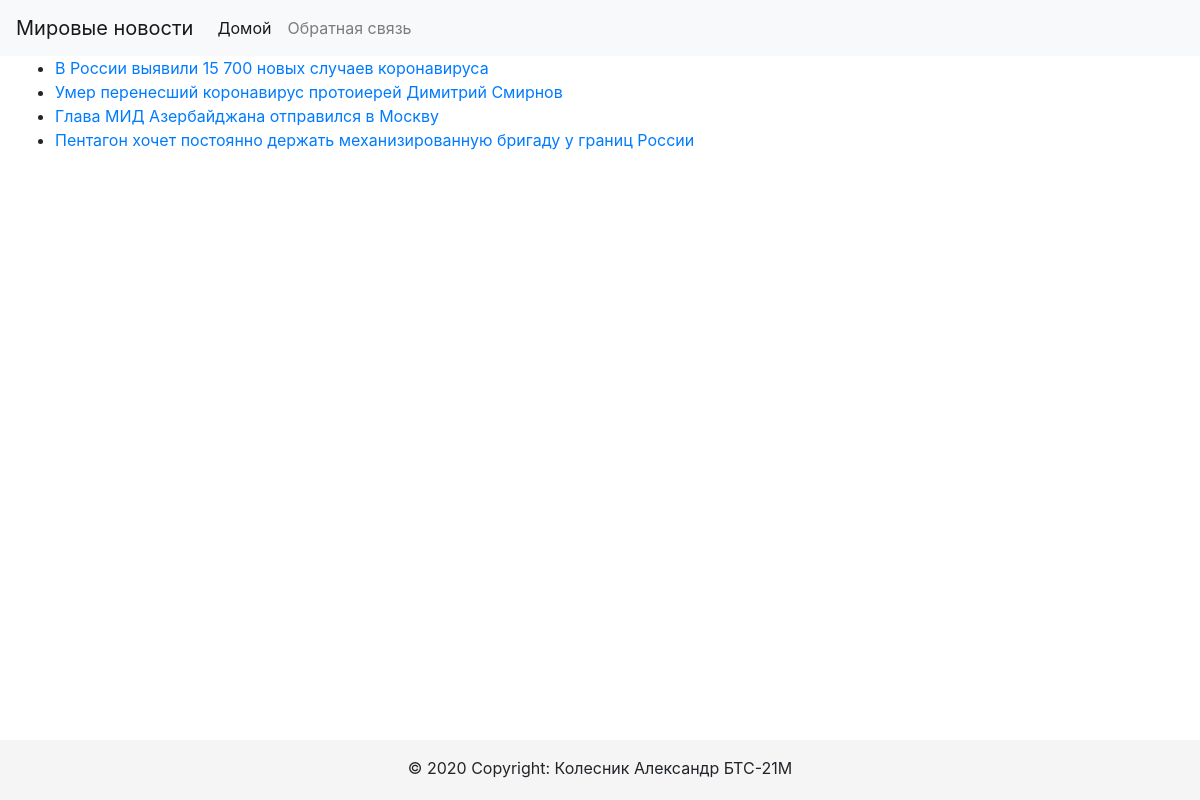
Before: /news/ with the older database file.
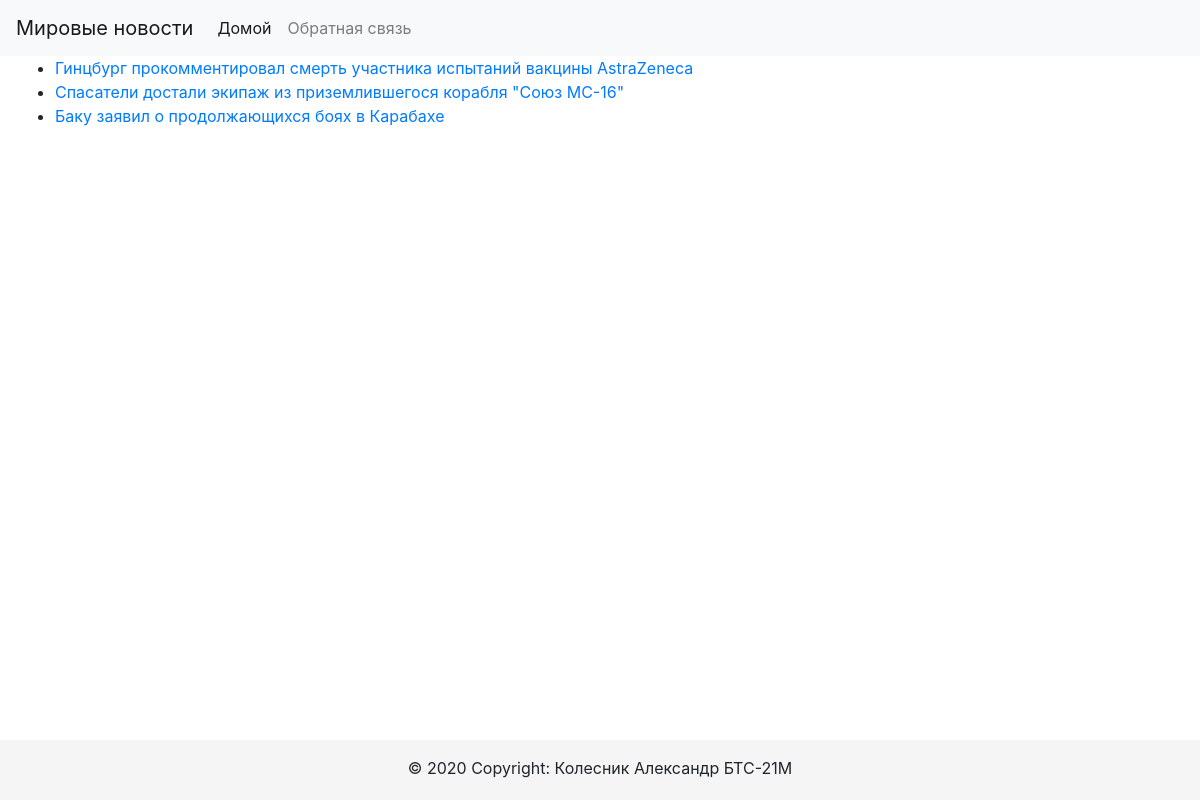
After: the same page with the newer database file.
### news/models.py (models this page shows, shortened)
class News(models.Model):
    title = models.CharField(max_length=100)
    body = models.TextField()
    url = models.CharField(max_length=30, default='test', editable=False)
    date = models.DateField(auto_now_add=True, editable=False)
    def __str__(self):
        return self.title

### news/views.py (the view)
# urls.py: path('', index),
def index(request):
    allNews = News.objects.all()
    context = {
        'news': allNews,
    }
    return render(request, 'index.html', context)

### templates/index.html (shortened to what this page needs)
{% extends "base/base_generic.html" %}
{% block content %}
    <ul>
        {% for new in news %}
            <li> <a href="./{{ new.url}}" >{{ new }}</a></li>
        {% endfor %}
    </ul>
{% endblock %}

### templates/base/base_generic.html (shortened to what this page needs)
<!doctype html>
<html lang="en">
  <head>
    <link rel="stylesheet" href="https://cdn.jsdelivr.net/npm/bootstrap@4.5.3/dist/css/bootstrap.min.css">
    <link rel="stylesheet" href="../../static/css/sticky-footer-navbar.css">
    <link rel="stylesheet" href="../../static/css/main.css">
  </head>
  <body>
    {% include "base/fragments/header.html" %}
    <div class="container-fluid">
        {% block content %}{% endblock %}
    </div>
    {% include "base/fragments/footer.html" %}
  </body>
</html>

### templates/base/fragments/header.html (shortened to what this page needs)
    <nav class="navbar navbar-expand-lg navbar-light bg-light">
      <a class="navbar-brand" href="\">Мировые новости</a>
      <div class="collapse navbar-collapse" id="navbarSupportedContent">
        <ul class="navbar-nav mr-auto">
          <li class="nav-item active">
            <a class="nav-link" href="\">Домой<span class="sr-only">(current)</span></a>
          </li>
          <li class="nav-item">
            <a class="nav-link" href="\feedback">Обратная связь</a>
          </li>
         </ul>
      </div>
    </nav>

### templates/base/fragments/footer.html
<footer class="footer font-small blue">
      <div class="footer-copyright text-center py-3">
          © 2020 Copyright: Колесник Александр БТС-21М
      </div>
</footer>

### static/css/sticky-footer-navbar.css (style rules this page uses)
html { position: relative; min-height: 100%; }
body { margin-bottom: 60px; }
.footer { position: absolute; bottom: 0; width: 100%; height: 60px; background-color: #f5f5f5; }

Changed rows visible on the page:
removed News: title "В России выявили 15 700 новых случаев коронавируса"
removed News: title "Умер перенесший коронавирус протоиерей Димитрий Смирнов"
removed News: title "Глава МИД Азербайджана отправился в Москву"
removed News: title "Пентагон хочет постоянно держать механизированную бригаду у границ России"
added News: title "Гинцбург прокомментировал смерть участника испытаний вакцины AstraZeneca"
added News: title "Спасатели достали экипаж из приземлившегося корабля \"Союз МС-16\""
added News: title "Баку заявил о продолжающихся боях в Карабахе"
